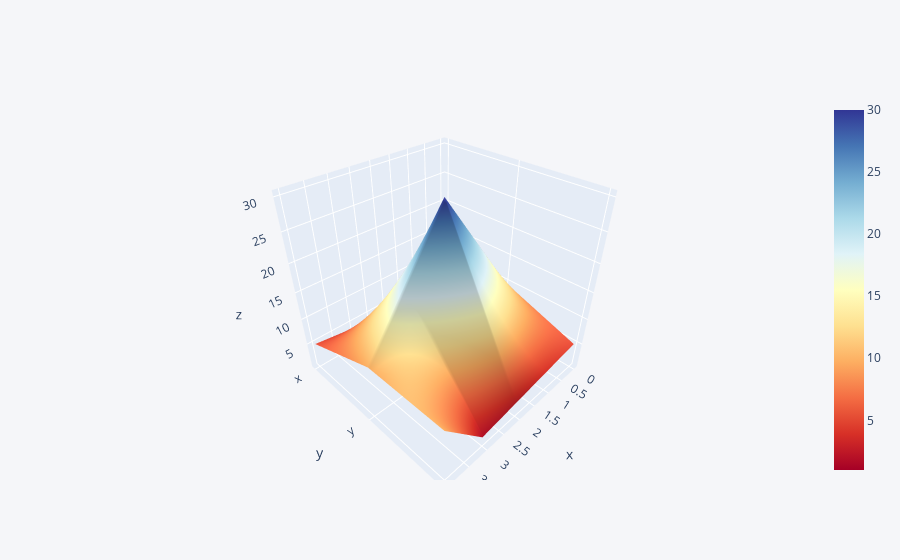

Write notebook code for a chart like this one.
### Markdown cell above
## 3d surface

### Code cell
df3 = pd.DataFrame({'x':[1,2,3,4,5],'y':[10,20,30,20,10],'z':[5,4,3,2,10]})
df3.iplot(kind='surface',colorscale='rdylbu')

### Figure 1 — Plotly figure (JSON) as saved in the notebook; plotly's stock layout.template omitted (floating-point values rounded to 4 significant figures)
{"data": [{"colorscale": [[0, "rgb(165,0,38)"], [0.1, "rgb(215,48,39)"], [0.2, "rgb(244,109,67)"], [0.3, "rgb(253,174,97)"], [0.4, "rgb(254,224,144)"], [0.5, "rgb(255,255,191)"], [0.6, "rgb(224,243,248)"], [0.7, "rgb(171,217,233)"], [0.8, "rgb(116,173,209)"], [0.9, "rgb(69,117,180)"], [1, "rgb(49,54,149)"]], "type": "surface", "x": [0, 1, 2, 3, 4], "y": ["x", "y", "z"], "z": [[1, 2, 3, 4, 5], [10, 20, 30, 20, 10], [5, 4, 3, 2, 10]]}], "layout": {"legend": {"bgcolor": "#F5F6F9", "font": {"color": "#4D5663"}}, "paper_bgcolor": "#F5F6F9", "plot_bgcolor": "#F5F6F9", "title": {"font": {"color": "#4D5663"}}, "xaxis": {"gridcolor": "#E1E5ED", "showgrid": true, "tickfont": {"color": "#4D5663"}, "title": {"font": {"color": "#4D5663"}, "text": ""}, "zerolinecolor": "#E1E5ED"}, "yaxis": {"gridcolor": "#E1E5ED", "showgrid": true, "tickfont": {"color": "#4D5663"}, "title": {"font": {"color": "#4D5663"}, "text": ""}, "zerolinecolor": "#E1E5ED"}}}
